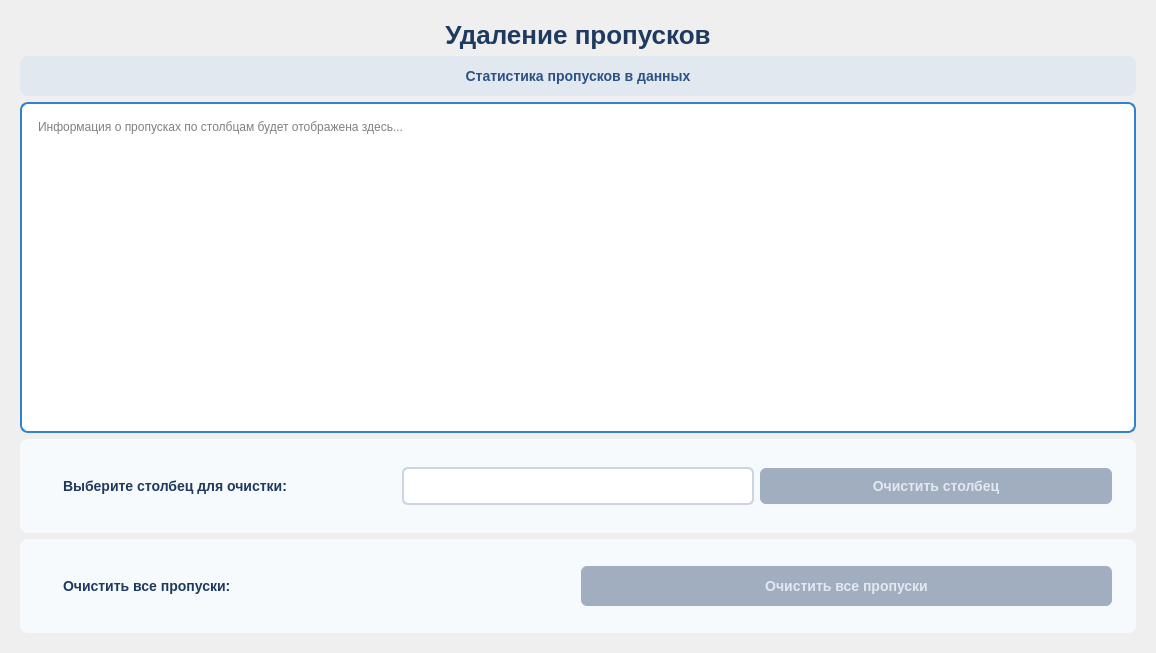
          <widget class="QWidget" name="scrollAreaWidgetContents_missing">
           <property name="geometry">
            <rect>
             <x>0</x>
             <y>0</y>
             <width>1156</width>
             <height>653</height>
            </rect>
           </property>
           <layout class="QVBoxLayout" name="verticalLayout_missing_content">
            <item>
             <widget class="QFrame" name="main_frame_missing">
              <layout class="QVBoxLayout" name="verticalLayout_12">
               <item>
                <widget class="QLabel" name="title_label_missing">
                 <property name="text">
                  <string>&lt;html&gt;&lt;head/&gt;&lt;body&gt;&lt;p align=&quot;center&quot;&gt;&lt;span style=&quot; font-size:26px; font-weight:700; color:#1e3a5f;&quot;&gt; Удаление пропусков&lt;/span&gt;&lt;/p&gt;&lt;/body&gt;&lt;/html&gt;</string>
                 </property>
                </widget>
               </item>
               <item>
                <widget class="QLabel" name="stats_label_missing">
                 <property name="styleSheet">
                  <string notr="true">QLabel {
    background-color: #e2e8f0;
    border-radius: 8px;
    padding: 12px;
    font-size: 14px;
    font-weight: bold;
    color: #2c5282;
}</string>
                 </property>
                 <property name="text">
                  <string>Статистика пропусков в данных</string>
                 </property>
                 <property name="alignment">
                  <set>Qt::AlignCenter</set>
                 </property>
                </widget>
               </item>
               <item>
                <widget class="QTextEdit" name="missing_info_text">
                 <property name="styleSheet">
                  <string notr="true">QTextEdit {
    background-color: white;
    border: 2px solid #3182ce;
    border-radius: 8px;
    padding: 12px;
    font-family: &quot;Consolas&quot;, monospace;
    font-size: 12px;
    line-height: 1.4;
}

QTextEdit:focus {
    border-color: #4299e1;
}</string>
                 </property>
                 <property name="readOnly">
                  <bool>true</bool>
                 </property>
                 <property name="placeholderText">
                  <string>Информация о пропусках по столбцам будет отображена здесь...</string>
                 </property>
                </widget>
               </item>
               <item>
                <widget class="QFrame" name="column_select_frame_2">
                 <property name="styleSheet">
                  <string notr="true">QFrame {
    background-color: #f7fafc;
    border-radius: 8px;
    padding: 15px;
}</string>
                 </property>
                 <layout class="QHBoxLayout" name="horizontalLayout_7">
                  <item>
                   <widget class="QLabel" name="label_column_select">
                    <property name="styleSheet">
                     <string notr="true">QLabel {
    font-size: 14px;
    font-weight: bold;
    color: #1e3a5f;
    min-width: 200px;
}</string>
                    </property>
                    <property name="text">
                     <string>Выберите столбец для очистки:</string>
                    </property>
                   </widget>
                  </item>
                  <item>
                   <widget class="QComboBox" name="column_combo_missing">
                    <property name="styleSheet">
                     <string notr="true">QComboBox {
    background-color: white;
    border: 2px solid #cbd5e0;
    border-radius: 6px;
    padding: 8px 12px;
    font-size: 14px;
    color: #1a202c;
    min-width: 250px;
}

QComboBox:focus {
    border-color: #3182ce;
}

QComboBox::drop-down {
    border: none;
    width: 30px;
}

QComboBox::down-arrow {
    image: none;
    border-left: 5px solid transparent;
    border-right: 5px solid transparent;
    border-top: 5px solid #3182ce;
    width: 0px;
    height: 0px;
}

QComboBox QAbstractItemView {
    background-color: white;
    border: 2px solid #3182ce;
    border-radius: 6px;
    selection-background-color: #3182ce;
    selection-color: white;
    font-size: 14px;
}</string>
                    </property>
                   </widget>
                  </item>
                  <item>
                   <widget class="QPushButton" name="clear_column_btn">
                    <property name="enabled">
                     <bool>false</bool>
                    </property>
                    <property name="styleSheet">
                     <string notr="true">QPushButton {
    background: qlineargradient(x1:0, y1:0, x2:0, y2:1,
        stop:0 #3182ce, stop:1 #2c5282);
    color: white;
    border: none;
    border-radius: 6px;
    font-weight: bold;
    font-size: 14px;
    padding: 10px 20px;
    min-width: 180px;
}

QPushButton:hover {
    background: qlineargradient(x1:0, y1:0, x2:0, y2:1,
        stop:0 #2c5282, stop:1 #1e3a5f);
}

QPushButton:pressed {
    background: #1e3a5f;
}

QPushButton:disabled {
    background: #a0aec0;
    color: #e2e8f0;
}</string>
                    </property>
                    <property name="text">
                     <string>Очистить столбец</string>
                    </property>
                   </widget>
                  </item>
                 </layout>
                </widget>
               </item>
               <item>
                <widget class="QFrame" name="clear_all_frame">
                 <property name="styleSheet">
                  <string notr="true">QFrame {
    background-color: #f7fafc;
    border-radius: 8px;
    padding: 15px;
}</string>
                 </property>
                 <layout class="QHBoxLayout" name="horizontalLayout_12">
                  <item>
                   <widget class="QLabel" name="label_clear_all">
                    <property name="styleSheet">
                     <string notr="true">QLabel {
    font-size: 14px;
    font-weight: bold;
    color: #1e3a5f;
    min-width: 200px;
}</string>
                    </property>
                    <property name="text">
                     <string>Очистить все пропуски:</string>
                    </property>
                   </widget>
                  </item>
                  <item>
                   <widget class="QPushButton" name="clear_all_btn">
                    <property name="enabled">
                     <bool>false</bool>
                    </property>
                    <property name="styleSheet">
                     <string notr="true">QPushButton {
    background: qlineargradient(x1:0, y1:0, x2:0, y2:1,
        stop:0 #48bb78, stop:1 #3c9e65);
    color: white;
    border: none;
    border-radius: 6px;
    font-weight: bold;
    font-size: 14px;
    padding: 12px 25px;
    min-width: 200px;
}

QPushButton:hover {
    background: qlineargradient(x1:0, y1:0, x2:0, y2:1,
        stop:0 #3c9e65, stop:1 #286a43);
}

QPushButton:pressed {
    background: #286a43;
}

QPushButton:disabled {
    background: #a0aec0;
    color: #e2e8f0;
}</string>
                    </property>
                    <property name="text">
                     <string>Очистить все пропуски</string>
                    </property>
                   </widget>
                  </item>
                 </layout>
                </widget>
               </item>
               <item>
                <layout class="QHBoxLayout" name="horizontalLayout_18"/>
               </item>
              </layout>
             </widget>
            </item>
           </layout>
          </widget>
